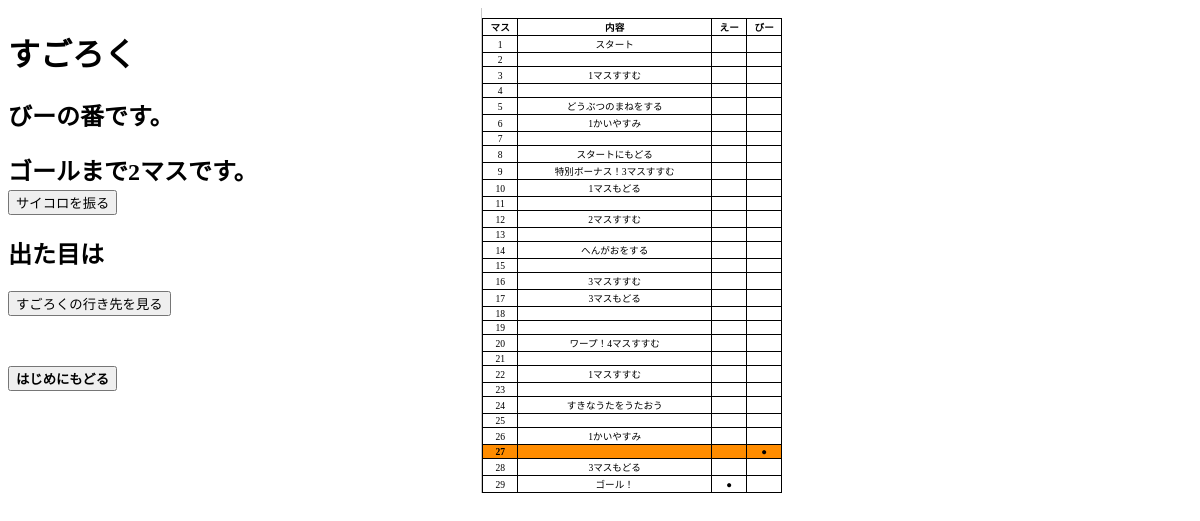
Page /game_index.php on the committed database.
### tables this page shows
CREATE TABLE `user_table` (
  `user_id` int(11) NOT NULL,
  `user_name` text NOT NULL,
  `position` int(11) NOT NULL,
  `stop_status` int(11) NOT NULL,
  `goal` int(11) NOT NULL DEFAULT '29'
);

CREATE TABLE `boad_table` (
  `id` int(11) NOT NULL,
  `bonus` int(11) NOT NULL,
  `stop_status` int(11) NOT NULL,
  `text` text NOT NULL
);

### game_index.php (the view, shortened to what this page needs)
<?php
    try {
        $pdo = new PDO('mysql:dbname=sugoroku;charset=utf8;host=localhost','root','root');
    } catch (PDOException $e) {
        exit('DBConnectError:'.$e->getMessage());
    }
    $stmt = $pdo->prepare("SELECT * FROM boad_table");
    $status = $stmt->execute();
    $boad_all=0;
    while($boad_table[] = $stmt->fetch(PDO::FETCH_ASSOC)){
        $boad_all += 1;
    }
    $stmt = $pdo->prepare("SELECT count(*) FROM game_table");
    $status = $stmt->execute();
    $count_all = $stmt->fetch(PDO::FETCH_ASSOC);
    $count_number = intval($count_all["count(*)"]);
    $stmt = $pdo->prepare("SELECT * FROM user_table");
    $status = $stmt->execute();
    $user_all = 0;
    while($user_table[] = $stmt->fetch(PDO::FETCH_ASSOC)){
        $user_all += 1;
    }
    if($count_number == 0){
        $user_id = 0;
    }
    else{
        $user_id = $count_number % $user_all;
    }
    $position = $user_table[$user_id]["position"];
?>
<!DOCTYPE html>
<html lang="en">
<head>
    <link rel="stylesheet" href="css/style.css">
</head>
<body>
    <main>
        <div class="left_main">
            <h1>すごろく</h1>
            <h2><span id="user"><?= $user_table[$user_id]["user_name"]; ?></span>の番です。</h2>
            <h2>ゴールまで<span id="position"><?= $user_table[$user_id]["goal"]; ?></span>マスです。</h2>
            <button id="saikoro">サイコロを振る</button>
            <h2 id="saikoro_result">出た目は<span id="s_result"></span></h2>
            <form method="POST" action="game_insert.php" id="saikoro">
                    <label class="s_result" for="six">6</label><br>
                <button id="next" type="submit">すごろくの行き先を見る</button>
            </form>
            <button onclick="location.href='./index.php'" class="initial_button">はじめにもどる</button>
        </div>
        <div class="right_main">
            <table class="game_table">
                <?php
                    $table_header = '<tr><th>マス</th><th>内容</th>';
                    for($u=0;$u<$user_all;$u++){
                        $table_header = $table_header.'<th>'.$user_table[$u]["user_name"].'</th>';
                    }
                    $table_header = $table_header.'</tr>';
                    echo $table_header;
                    $line = "";
                    for($i=0;$i<$boad_all;$i++){
                        if($i == $position - 1){
                            $line = "<tr class='table_config'><td>{$boad_table[$i]["id"]}</td><td>{$boad_table[$i]["text"]}</td>";
                        }
                        else{
                            $line = "<tr><td>{$boad_table[$i]["id"]}</td><td>{$boad_table[$i]["text"]}</td>";
                        }
                        for($u=0;$u<$user_all;$u++){
                            if($i == $user_table[$u]["position"]-1){
                                $line = $line."<td>●</td>";
                            }
                            else{
                                $line = $line."<td></td>";
                            }
                        }
                        echo $line."</tr>";
                    }
                ?>
            </table>
        </div>
    </main>
</body>
</html>

### css/style.css (style rules this page uses)
main { display: flex; }
.left_main { width: 40%; }
.right_main { width: 60%; background-color: #fff; border-left: solid 1px #c9c9c9; }
h2 { margin-top: 20px; margin-bottom: 3px; }
.initial_button { margin: 50px 5px 5px 0px; font-weight: bold; }
table { margin-top: 10px; border-collapse: collapse; font-size: 60%; text-align: center; width: 300px; }
table th, table td { border: solid 1px black; }
.table_config { background-color: #ff8c00; font-weight: 800; }

### rows in the picture
user_table: user_name "えー"
user_table: user_name "びー"
boad_table: id "1", text "スタート"
boad_table: id "2"
boad_table: id "3", text "1マスすすむ"
boad_table: id "4"
boad_table: id "5", text "どうぶつのまねをする"
boad_table: id "6", text "1かいやすみ"
boad_table: id "7"
boad_table: id "8", text "スタートにもどる"
boad_table: id "9", text "特別ボーナス！3マスすすむ"
boad_table: id "10", text "1マスもどる"
boad_table: id "11"
boad_table: id "12", text "2マスすすむ"
boad_table: id "13"
boad_table: id "14", text "へんがおをする"
boad_table: id "15"
boad_table: id "16", text "3マスすすむ"
boad_table: id "17", text "3マスもどる"
boad_table: id "18"
boad_table: id "19"
boad_table: id "20", text "ワープ！4マスすすむ"
boad_table: id "21"
boad_table: id "22", text "1マスすすむ"
boad_table: id "23"
boad_table: id "24", text "すきなうたをうたおう"
boad_table: id "25"
boad_table: id "26", text "1かいやすみ"
boad_table: id "27"
boad_table: id "28", text "3マスもどる"
boad_table: id "29", text "ゴール！"

### other values in the picture
$user_table[$user_id]["user_name"] "びー"
$user_table[$user_id]["goal"] "2"
